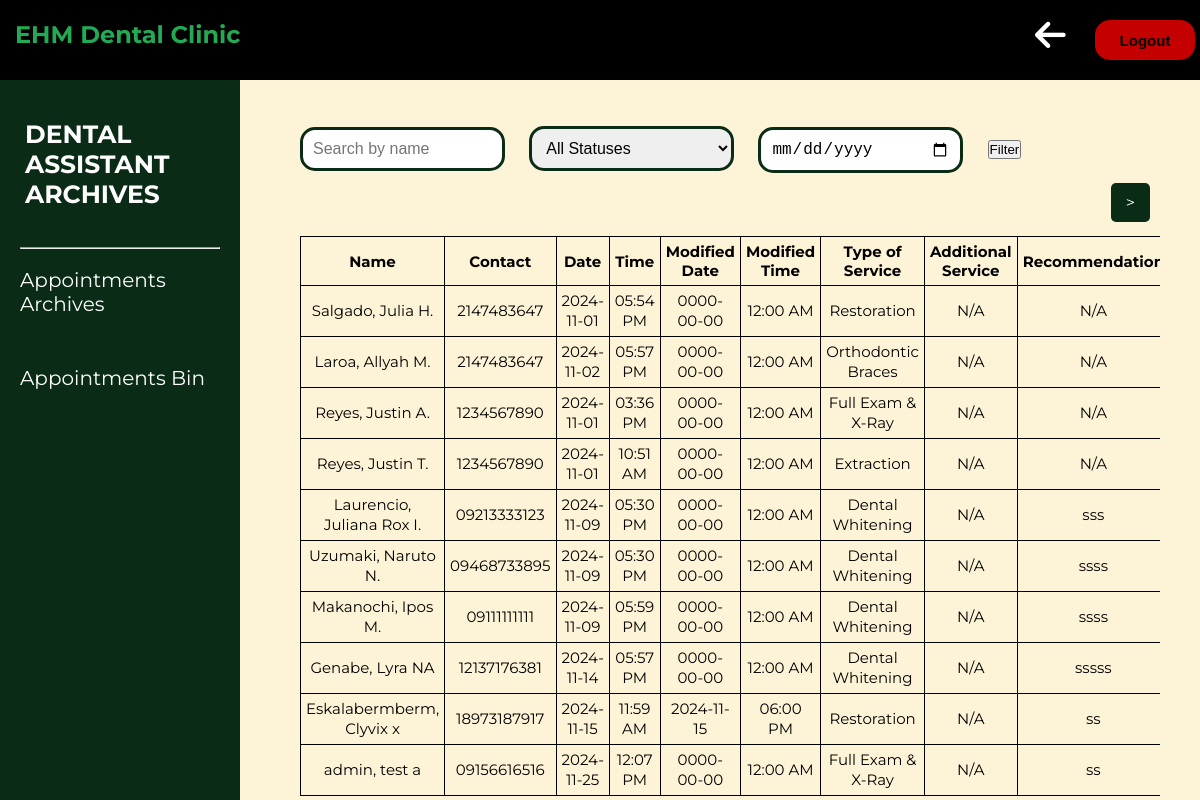
Screenshot of /ADMIN/appointments_archives.php (signed in) with the database file from the repository.
### tables this page shows
CREATE TABLE `tbl_archives` (
  `id` int(11) NOT NULL,
  `name` int(255) NOT NULL,
  `contact` varchar(11) NOT NULL,
  `date` date NOT NULL,
  `time` time NOT NULL,
  `modified_date` date DEFAULT NULL,
  `modified_time` time DEFAULT NULL,
  `modified_by` int(3) DEFAULT NULL,
  `service_type` int(11) NOT NULL,
  `additional_service_type` int(11) DEFAULT NULL,
  `recommendation` text DEFAULT NULL,
  `status` int(4) DEFAULT 4,
  `price` decimal(10,2) NOT NULL,
  `completion` enum('1','2','3') NOT NULL DEFAULT '1'
);

CREATE TABLE `tbl_patient` (
  `id` int(11) NOT NULL,
  `first_name` varchar(30) NOT NULL,
  `middle_name` varchar(2) DEFAULT NULL,
  `last_name` varchar(20) NOT NULL
);

CREATE TABLE `tbl_service_type` (
  `id` int(11) NOT NULL,
  `service_type` varchar(50) NOT NULL,
  `price` decimal(10,2) NOT NULL
);

### ADMIN/appointments_archives.php (the view, shortened to what this page needs)
<?php
include("../dbcon.php");
?>
<!DOCTYPE html>
<html lang="en">
<head>
    <link rel="stylesheet" href="dental_assistant.css">
    <link rel="stylesheet" href="https://cdnjs.cloudflare.com/ajax/libs/font-awesome/6.6.0/css/all.min.css"
 />
</head>
<body>
    <nav>
        <a href="../HOME_PAGE/Home_page.php">
            <div class="logo">
                <h1><span>EHM</span> Dental Clinic</h1>
            </div>
        </a>
        <form method="POST" class="s-buttons" action="../logout.php">
        <a href="dental_assistant_dashboard.php"><i class="fa fa-arrow-left trash"></i></a>
            <button type="submit" class="logout-button">Logout</button>
        </form>
    </nav>
    <div>
        <aside class="sidebar">
            <ul>
                <br>
                <a class="active" href="archives.php">
                    <h3>DENTAL ASSISTANT<br>ARCHIVES</h3>
                </a>
                <br>
                <br>
                <hr>
                <br>
                <li><a href="appointments_archives.php">Appointments Archives</a></a></li>
                <li><a href="bin.php">Appointments Bin</a></li>
            </ul>
        </aside>
    </div>
    <div class="top">
        <div class="content-box">
            <?php
            $resultsPerPage = 10;
            $currentPage = isset($_GET['page']) ? (int) $_GET['page'] : 1;
            $startRow = ($currentPage - 1) * $resultsPerPage;
            $filterName = isset($_GET['name']) ? $_GET['name'] : '';
            $filterStatus = isset($_GET['status']) ? $_GET['status'] : '';
            $filterDate = isset($_GET['date']) ? $_GET['date'] : '';
            $countQuery = "SELECT COUNT(*) as total FROM tbl_archives a
               JOIN tbl_service_type s ON a.service_type = s.id
               JOIN tbl_patient p ON a.id = p.id
               JOIN tbl_status t ON a.status = t.id
               WHERE a.status IN ('1', '2', '3', '4')";
            $countResult = mysqli_query($con, $countQuery);
            $totalCount = mysqli_fetch_assoc($countResult)['total'];
            $totalPages = ceil($totalCount / $resultsPerPage);
            $query = "SELECT a.*,
            s.service_type AS service_name,
            p.first_name, p.middle_name, p.last_name,
            t.status
          FROM tbl_archives a
          JOIN tbl_service_type s ON a.service_type = s.id
          JOIN tbl_patient p ON a.id = p.id
          JOIN tbl_status t ON a.status = t.id
          WHERE a.status IN ('1', '2', '3', '4')";
            $query .= " LIMIT $resultsPerPage OFFSET $startRow";
            $result = mysqli_query($con, $query);
            ?><br><br><br><br>
            <form method="GET" action="">
                <input type="text" name="name" placeholder="Search by name"
                    value="<?php echo htmlspecialchars($filterName); ?>" />
                <select name="status">
                    <option value="">All Statuses</option>
                </select>
                <input type="date" name="date" value="<?php echo htmlspecialchars($filterDate); ?>" />
                <button type="submit">Filter</button>
            </form>
            <div class="pagination-container">
                        <?php if ($currentPage < $totalPages): ?>
                            <a href="?page=<?php echo $currentPage + 1; ?>&name=<?php echo htmlspecialchars($filterName); ?>&status=<?php echo htmlspecialchars($filterStatus); ?>"
                                class="pagination-btn"> > </a>
                        <?php endif; ?>
            </div>
        </div>
       <table class="table table-bordered">
    <thead>
        <tr>
            <th>Name</th>
            <th>Contact</th>
            <th>Date</th>
            <th>Time</th>
            <th>Modified Date</th>
            <th>Modified Time</th>
            <th>Type of Service</th>
            <th>Additional Service</th>
            <th>Recommendation</th>
        </tr>
    </thead>
    <tbody>
        <?php
        if (mysqli_num_rows($result) > 0) {
            while ($row = mysqli_fetch_assoc($result)) {
                $modified_date = !empty($row['modified_date']) ? $row['modified_date'] : 'N/A';
                $modified_time = !empty($row['modified_time']) ? date("h:i A", strtotime($row['modified_time'])) : 'N/A';
                $dateToDisplay = !empty($row['date']) ? $row['date'] : 'N/A';
                $timeToDisplay = !empty($row['time']) ? date("h:i A", strtotime($row['time'])) : 'N/A';
                $additional_service = !empty($row['additional_service_type']) ? $row['additional_service_type'] : 'N/A';
                $recommendation = !empty($row['recommendation']) ? $row['recommendation'] : 'N/A';
                $price = isset($row['price']) ? number_format($row['price'], 2) : 'N/A';
                echo "<tr>
                    <td>{$row['last_name']}, {$row['first_name']} {$row['middle_name']}</td>
                    <td>{$row['contact']}</td>
                    <td>{$dateToDisplay}</td>
                    <td>{$timeToDisplay}</td>
                    <td>{$modified_date}</td>
                    <td>{$modified_time}</td>
                    <td>{$row['service_name']}</td>
                    <td>{$additional_service}</td>
                    <td>{$recommendation}</td>
                    <td>₱{$price}</td>
                    <td>{$row['status']}</td>
                   </tr>";
            }
        } else {
            echo "<tr><td colspan='8'>No records found</td></tr>";
        }
        ?>
    </tbody>
</table>
    </div>
</body>
</html>

### DENTAL_ASSISTANT/dental_assistant.css (style rules this page uses)
* { margin: 0%; padding: 0%; text-decoration: none; overflow: auto; }
body { background-color: #FDF3D6; font-family: "Montserrat", sans-serif; }
nav { height: 80px; width: 100%; background-color: #000000; position: fixed; overflow: hidden; z-index: 1000; }
nav .logo { float: left; margin: 0px 15px; color: #22AA54; line-height: 70px; transition: transform 0.3s ease-in-out; }
.s-buttons { display: flex; justify-content: flex-end; align-items: center; margin: 18px 5px; gap: 10px; }
.logout-button { width: 100px; height: 40px; font-size: 15px; font-weight: bold; background-color: rgb(196, 0, 0); color: black; cursor: pointer; border: #ff0000; border-radius: 15px; transition: transform 0.3s; }
.trash { width: 50px; height: 40px; font-size: 35px; font-weight: bold; color: white; cursor: pointer; transition: transform 0.3s; }
.sidebar { position: fixed; top: 80px; width: 200px; height: 100vh; background-color: #0A2C16; color: white; padding: 20px; }
.sidebar h3 { font-size: 25px; color: #ffff; text-shadow: none; }
.sidebar ul { list-style: none; padding: 0; }
.sidebar li { margin-bottom: 50px; font-size: 20px; }
.sidebar a { text-decoration: none; color: white; }
hr { color: black; font-weight: 2px; }
.top { margin-left: 300px; margin-right: 40px; }
.content-box { margin-top: 50px; word-wrap: break-word; overflow-wrap: break-word; justify-content: space-between; }
a.active, a:hover { color: #FF9F00; text-shadow: 0px 0px 9px #FF9F00; transition: color .3s, text-shadow .3s; }
input[type="text"], input[type="date"], select { padding: 10px; font-size: 16px; border: 3px solid #0A2C16; border-radius: 15px; outline: none; transition: border-color 0.3s; width: calc(100% / 4 - 10px); box-sizing: border-box; margin-right: 20px; }
table, th, td { font-size: 15px; border: 1px solid black; background-color: #FDF3D6; border-collapse: collapse; text-align: center; padding: 5px; }
table { width: 100%; }
td { line-height: 20px; font: clam(); }
.pagination-btn { display: inline-block; padding: 10px 15px; margin: 10px; border: none; border-radius: 5px; background-color: #0A2C16; color: white; text-decoration: none; transition: background-color 0.3s; }
.pagination-container { text-align: right; }
div h3 { margin-left: 5px; color: #fff; }

### rows the page displays
tbl_archives: tbl_patient.last_name "Salgado", tbl_patient.first_name "Julia", tbl_patient.middle_name "H.", contact "2147483647", date "2024-11-01", time "05:54 PM", modified_date "0000-00-00", modified_time "12:00 AM", tbl_service_type.service_type "Restoration", additional_service_type "N/A", recommendation "N/A"
tbl_archives: tbl_patient.last_name "Laroa", tbl_patient.first_name "Allyah", tbl_patient.middle_name "M.", contact "2147483647", date "2024-11-02", time "05:57 PM", modified_date "0000-00-00", modified_time "12:00 AM", tbl_service_type.service_type "Orthodontic Braces", additional_service_type "N/A", recommendation "N/A"
tbl_archives: tbl_patient.last_name "Reyes", tbl_patient.first_name "Justin", tbl_patient.middle_name "A.", contact "1234567890", date "2024-11-01", time "03:36 PM", modified_date "0000-00-00", modified_time "12:00 AM", tbl_service_type.service_type "Full Exam & X-Ray", additional_service_type "N/A", recommendation "N/A"
tbl_archives: tbl_patient.last_name "Reyes", tbl_patient.first_name "Justin", tbl_patient.middle_name "T.", contact "1234567890", date "2024-11-01", time "10:51 AM", modified_date "0000-00-00", modified_time "12:00 AM", tbl_service_type.service_type "Extraction", additional_service_type "N/A", recommendation "N/A"
tbl_archives: tbl_patient.last_name "Laurencio", tbl_patient.first_name "Juliana Rox", tbl_patient.middle_name "I.", contact "09213333123", date "2024-11-09", time "05:30 PM", modified_date "0000-00-00", modified_time "12:00 AM", tbl_service_type.service_type "Dental Whitening", additional_service_type "N/A", recommendation "sss"
tbl_archives: tbl_patient.last_name "Uzumaki", tbl_patient.first_name "Naruto", tbl_patient.middle_name "N.", contact "09468733895", date "2024-11-09", time "05:30 PM", modified_date "0000-00-00", modified_time "12:00 AM", tbl_service_type.service_type "Dental Whitening", additional_service_type "N/A", recommendation "ssss"
tbl_archives: tbl_patient.last_name "Makanochi", tbl_patient.first_name "Ipos", tbl_patient.middle_name "M.", contact "09111111111", date "2024-11-09", time "05:59 PM", modified_date "0000-00-00", modified_time "12:00 AM", tbl_service_type.service_type "Dental Whitening", additional_service_type "N/A", recommendation "ssss"
tbl_archives: tbl_patient.last_name "Genabe", tbl_patient.first_name "Lyra", tbl_patient.middle_name "NA", contact "12137176381", date "2024-11-14", time "05:57 PM", modified_date "0000-00-00", modified_time "12:00 AM", tbl_service_type.service_type "Dental Whitening", additional_service_type "N/A", recommendation "sssss"
tbl_archives: tbl_patient.last_name "Eskalabermberm", tbl_patient.first_name "Clyvix", tbl_patient.middle_name "x", contact "18973187917", date "2024-11-15", time "11:59 AM", modified_date "2024-11-15", modified_time "06:00 PM", tbl_service_type.service_type "Restoration", additional_service_type "N/A", recommendation "ss"
tbl_archives: tbl_patient.last_name "admin", tbl_patient.first_name "test", tbl_patient.middle_name "a", contact "09156616516", date "2024-11-25", time "12:07 PM", modified_date "0000-00-00", modified_time "12:00 AM", tbl_service_type.service_type "Full Exam & X-Ray", additional_service_type "N/A", recommendation "ss"
